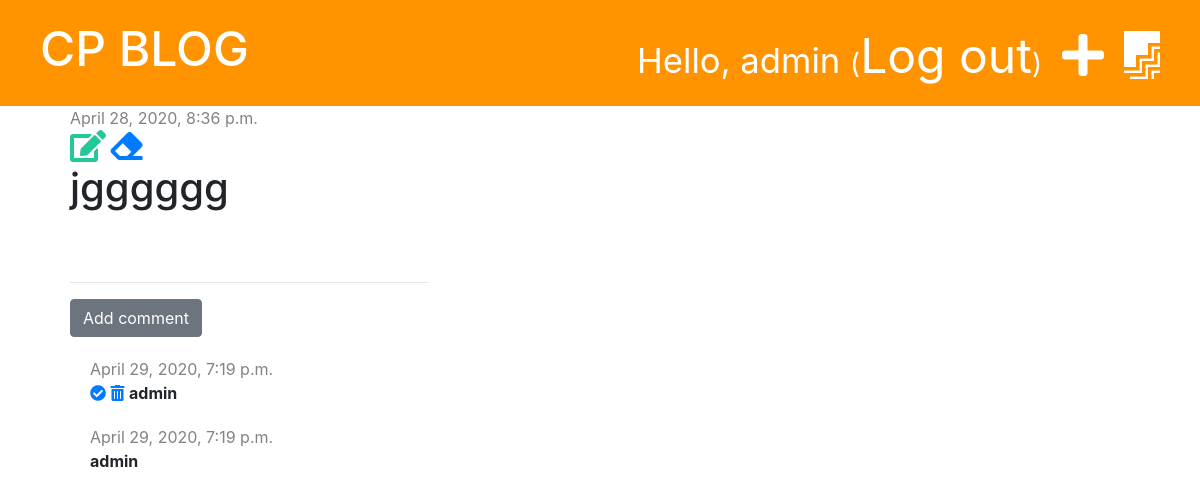
/post/9/ (signed in), run on the app's committed database.
### blog/models.py (models this page shows, shortened)
class Post(models.Model):
    author = models.ForeignKey('auth.User', on_delete=models.CASCADE)
    title = models.CharField(max_length=200)
    text = models.TextField()
    created_date = models.DateTimeField(default=timezone.now)
    published_date = models.DateTimeField(blank=True, null=True)

class Comment(models.Model):
    post = models.ForeignKey('blog.Post', on_delete=models.CASCADE, related_name='comments')
    author = models.CharField(max_length=200)
    text = models.TextField()
    created_date = models.DateTimeField(default=timezone.now)
    approved = models.BooleanField(default=False)

### blog/views.py (the view)
# urls.py: path('post/<int:pk>/', views.post_detail, name='post_detail'),
def post_detail(request, pk):
    post = get_object_or_404(Post, pk=pk)
    stuff_for_frontend = {'post': post}
    return render(request, 'blog/post_detail.html', stuff_for_frontend)

### blog/templatetags/markdownify.py (called while the page is built)
@register.filter
def markdown(value):
    renderer = HighlightRenderer()
    markdown = mistune.Markdown(renderer=renderer)
    return markdown(value)

### blog/templates/blog/post_detail.html (shortened to what this page needs)
{% extends 'blog/base.html' %}
{% load markdownify %}
{% block content %}
    <div class="post">
        {% if post.published_date %}
            <div class="date">
                {{ post.published_date }}
            </div>
            {% else %}
            <a href="{% url 'post_publish' pk=post.pk %}" class="btn btn-primary">Publish</a>
        {% endif %}
    {% if user.is_authenticated %}
        <a href="{% url 'post_edit' pk=post.pk %}"><i class="fas fa-edit fa-2x" style="color: #20c997;"></i></a>
    {% endif %}
    <a href="{% url 'post_delete' pk=post.pk %}" class=""btn btn-dnager"
        onclick="return confirm('Are you sure you want to delete this post?')">
        <i class="fas fa-eraser fa-2x"></i></a>
        <h1>{{ post.title }}</h1>
    </div>
    <hr>
    <a href="{% url 'add_comment_to_post' pk=post.pk %}" class="btn btn-secondary">Add comment</a>
    {% for comment in post.comments.all %}
        {% if user.is_authenticated or comment.approved %}
            <div class="comment">
                <div class="date">
                    {{ comment.created_date }}
                </div>
                {% if not comment.approved and user.is_superuser %}
                    <a href="{% url 'comment_approve' pk=comment.pk %}"><i class="fas fa-check-circle"></i></a>
                    <a href="{% url 'comment_remove' pk=comment.pk %}"><i class="fas fa-trash-alt"></i></a>
                {% endif %}
                <strong>{{ comment.author }}</strong>
            </div>
        {% endif %}
        {% empty %}
        <p>No comments yet...</p>
    {% endfor %}
{% endblock %}

### blog/templates/blog/base.html (shortened to what this page needs)
{% load static %}
<!DOCTYPE html>
<html lang="en">
<head>
    <link rel="stylesheet" href="https://stackpath.bootstrapcdn.com/bootstrap/4.4.1/css/bootstrap.min.css">
    <link rel="stylesheet" href="{% static 'css/blog.css' %}">
    <link rel="stylesheet" href="https://use.fontawesome.com/releases/v5.13.0/css/all.css">
    <link rel="stylesheet" href="{% static 'css/zenburn.css' %}">
</head>
<body>
<div class="page-header">
    {% if user.is_authenticated %}
        <a href="{% url 'post_draft_list' %}" class="top-menu"><i class="fab fa-firstdraft"></i></a>
        <a href="{% url 'post_new' %}" class="top-menu"><i class="fas fa-plus"></i></a>
        <p class="top-menu">Hello, {{ user.username }} <small>(<a href="{% url 'logout' %}">Log out</a>)</small></p>
    {% else %}
        <a href="{% url 'login' %}" class="top-menu"><i class="fas fa-sign-in-alt"></i></a>
    {% endif %}
    <h1><a href="/">CP BLOG</a></h1>
</div>
<div class="content container">
    <div class="row">
        <div class="col-md-8">
            {% block content %}
            {% endblock %}
        </div>
    </div>
</div>
</body>
</html>

### blog/static/css/blog.css (style rules this page uses)
.page-header { background-color: #ff9400; margin-top: 0; padding: 20px 20px 20px 40px; }
.page-header h1, .page-header a { color: #ffffff; font-size: 36pt; text-decoration: none; }
.content { margin-left: 40px; }
.date { color: #828282; }
.post { margin-bottom: 70px; }
.top-menu { color: #ffffff; float: right; font-size: 26pt; margin-right: 20px; }
.comment { margin: 20px 0px 20px 20px; }

### data on the page
Post: published_date "April 28, 2020, 8:36 p.m.", title "jgggggg"
Comment: created_date "April 29, 2020, 7:19 p.m.", approved False (drawn), author "admin"
Comment: created_date "April 29, 2020, 7:19 p.m.", author "admin"

### other printed values
{{ user.username }} "admin"
